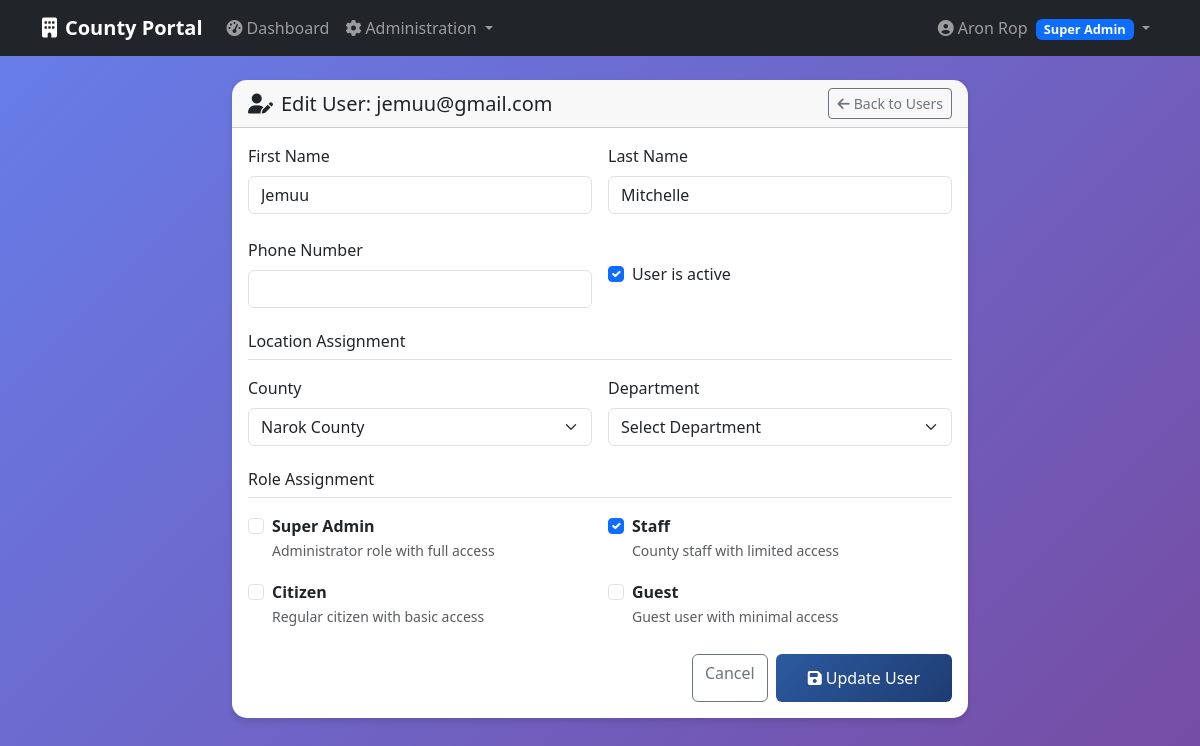
/auth/users/2/edit (signed in), run on an earlier commit of the app's database.
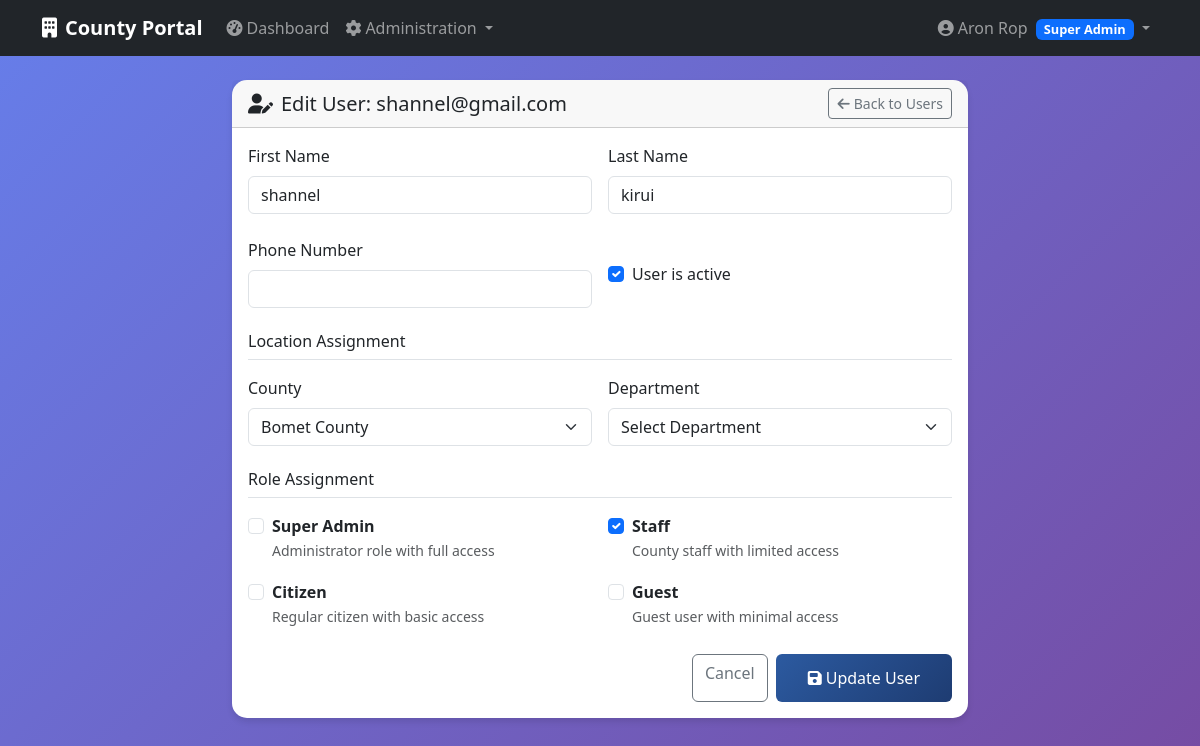
And on a later commit of the database.
### app/models/user.py (models this page shows, shortened)
class User(db.Model, UserMixin):
    __tablename__ = 'users'
    id = db.Column(db.Integer, primary_key=True)
    email = db.Column(db.String(255), unique=True, nullable=False)
    password = db.Column(db.String(128), nullable=False)
    first_name = db.Column(db.String(100))
    last_name = db.Column(db.String(100))
    phone = db.Column(db.String(20))
    active = db.Column(db.Boolean(), default=True)
    confirmed_at = db.Column(db.DateTime())
    created_at = db.Column(db.DateTime(), default=db.func.current_timestamp())
    fs_uniquifier = db.Column(db.String(64), unique=True, nullable=False, default=lambda: str(uuid.uuid4()))
    county_id = db.Column(db.Integer, db.ForeignKey('counties.id'))
    department_id = db.Column(db.Integer, db.ForeignKey('departments.id'))
    last_login_at = db.Column(db.DateTime())
    current_login_at = db.Column(db.DateTime())
    last_login_ip = db.Column(db.String(45))
    current_login_ip = db.Column(db.String(45))
    login_count = db.Column(db.Integer, default=0)
    roles = db.relationship('Role', secondary=roles_users, backref=db.backref('users', lazy='dynamic'))
    def full_name(self):
        if self.first_name and self.last_name:
            return f"{self.first_name} {self.last_name}"
        return self.email.split('@')[0] #Fallback if the user dont provide first_name or last_name or both
    def has_role(self, role_name):
        return any(role.name == role_name for role in self.roles)

### app/auth/routes.py (the view, shortened to what this page needs)
@auth_bp.route('/users/<int:user_id>/edit', methods=['GET', 'POST'])
@login_required
@roles_required(UserRoles.SUPER_ADMIN)
def edit_user(user_id):
    user = User.query.get_or_404(user_id)
    roles = Role.query.all()
    counties = County.query.filter_by(active=True).all()
    departments = Department.query.filter_by(active=True).all()
    return render_template('auth/edit_user.html',
                            user=user,
                            roles=roles,
                            counties=counties,
                            departments=departments)

### app/templates/auth/edit_user.html (shortened to what the changed rows need)
{% extends "base.html" %}
{% block content %}
<div class="row justify-content-center">
    <div class="col-lg-8">
        <div class="card dashboard-card">
            <div class="card-header">
                <div class="d-flex justify-content-between align-items-center">
                    <h5 class="card-title mb-0">
                        <i class="fas fa-user-edit me-2"></i>Edit User: {{ user.email }}
                    </h5>
                    <a href="{{ url_for('auth_bp.users') }}" class="btn btn-outline-secondary btn-sm">
                        <i class="fas fa-arrow-left me-1"></i>Back to Users
                    </a>
                </div>
            </div>
            <div class="card-body">
                <form method="POST">
                    <div class="row g-3 mb-4">
                        <div class="col-md-6">
                            <label for="first_name" class="form-label">First Name</label>
                            <input type="text" class="form-control" id="first_name" name="first_name"
                                   value="{{ user.first_name or '' }}">
                        </div>
                        <div class="col-md-6">
                            <label for="last_name" class="form-label">Last Name</label>
                            <input type="text" class="form-control" id="last_name" name="last_name"
                                   value="{{ user.last_name or '' }}">
                        </div>
                    </div>
                    <div class="row g-3 mb-4">
                        <div class="col-md-6">
                            <label for="county_id" class="form-label">County</label>
                            <select class="form-select" id="county_id" name="county_id" onchange="loadDepartments(this.value)">
                                {% for county in counties %}
                                <option value="{{ county.id }}" {{ 'selected' if user.county_id == county.id else '' }}>
                                    {{ county.name }}
                                </option>
                                {% endfor %}
                            </select>
                        </div>
                    </div>
                </form>
            </div>
        </div>
    </div>
</div>
{% endblock %}

What changed in the data, as far as the page shows it:
changed User: email "jemuu@gmail.com" → "shannel@gmail.com"; first_name "Jemuu" → "shannel"; last_name "Mitchelle" → "kirui"
Also different on the page:
form field county_id: "Narok County" → "Bomet County"
